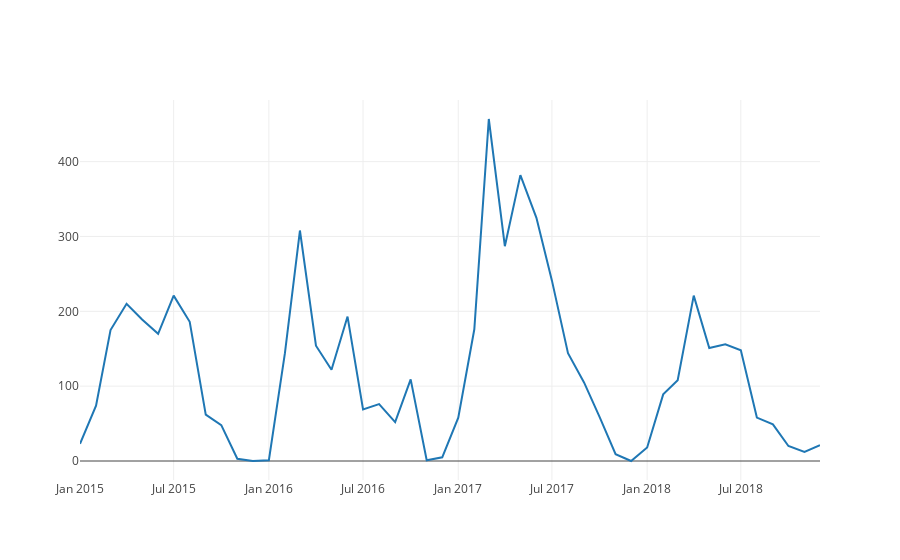

The code cell stored with this chart in its notebook:
### Markdown cell above
The Below is the monthly Data of one item sold at one store.

### Code cell
trace_actuals = go.Scatter(x=df.ds.dt.date , y = df.y,name='actuals')
iplot([trace_actuals])

### Figure 1 — Plotly figure (JSON) as saved in the notebook; plotly's stock layout.template omitted (floating-point values rounded to 4 significant figures)
{"data": [{"name": "actuals", "type": "scatter", "uid": "8cb07a63-0c22-4ab6-9e1b-64e45961054c", "x": ["2015-01-01", "2015-02-01", "2015-03-01", "2015-04-01", "2015-05-01", "2015-06-01", "2015-07-01", "2015-08-01", "2015-09-01", "2015-10-01", "2015-11-01", "2015-12-01", "2016-01-01", "2016-02-01", "2016-03-01", "2016-04-01", "2016-05-01", "2016-06-01", "2016-07-01", "2016-08-01", "2016-09-01", "2016-10-01", "2016-11-01", "2016-12-01", "2017-01-01", "2017-02-01", "2017-03-01", "2017-04-01", "2017-05-01", "2017-06-01", "2017-07-01", "2017-08-01", "2017-09-01", "2017-10-01", "2017-11-01", "2017-12-01", "2018-01-01", "2018-02-01", "2018-03-01", "2018-04-01", "2018-05-01", "2018-06-01", "2018-07-01", "2018-08-01", "2018-09-01", "2018-10-01", "2018-11-01", "2018-12-01"], "y": [23, 74, 175, 210, 189, 170, 221, 186, 62, 48, 3, 0, 1, 144, 308, 154, 122, 193, 69, 76, 52, 109, 1, 5, 58, 176, 457, 287, 382, 325, 241, 144, 105, 59, 9, 0, 18, 89, 108, 221, 151, 156, 148, 58, 49, 20, 12, 21]}], "layout": {"autosize": true, "xaxis": {"autorange": true, "range": ["2015-01-01", "2018-12-01"], "type": "date"}, "yaxis": {"autorange": true, "range": [-25.39, 482.4], "type": "linear"}}}
